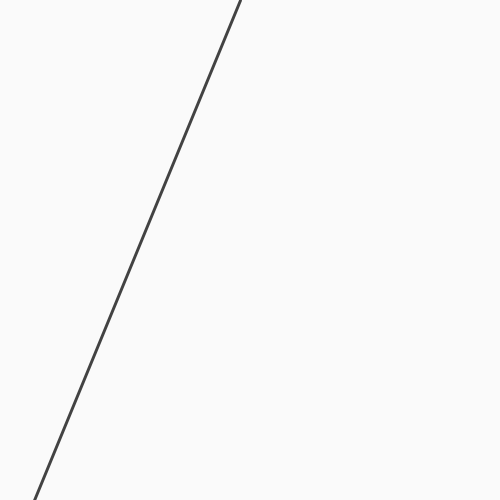
Frame 1 (no input)
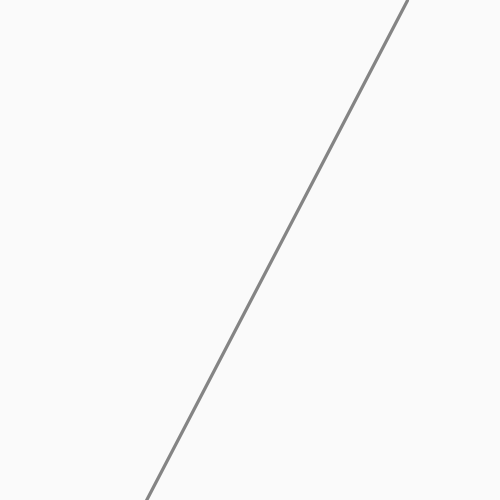
Frame 60 (the mouse pressed at the canvas centre just before this capture)
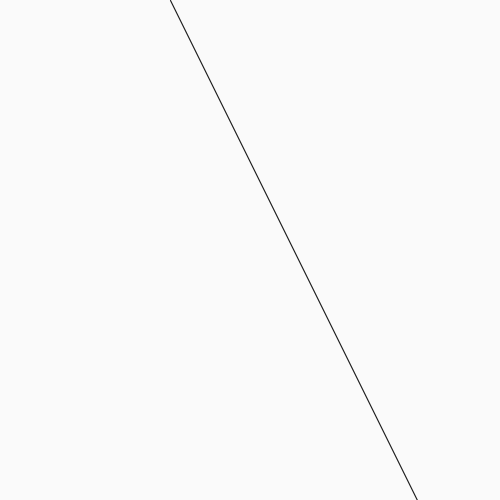
Frame 120 (the mouse held since frame 60 and released just before this capture)

The Processing sketch that drew these frames (run headless with seeded random() and noise(); from frame 60 on, the mouse is pressed at the canvas centre):

// Processing sketch: processing_87014
// ── processing_87014.pde

void setup(){
size(500,500);
background( 255);
}

void draw(){

float run1 = random(1,4);
float ran1 = random(255);
float frameran = random(10);

for( int i = 0; i < frameran; i++ ) {
  background(250);
  strokeWeight(run1);
  stroke(ran1);
  line( random( 500 ), 0, random( 500 ), 500 ); 
  }
}
